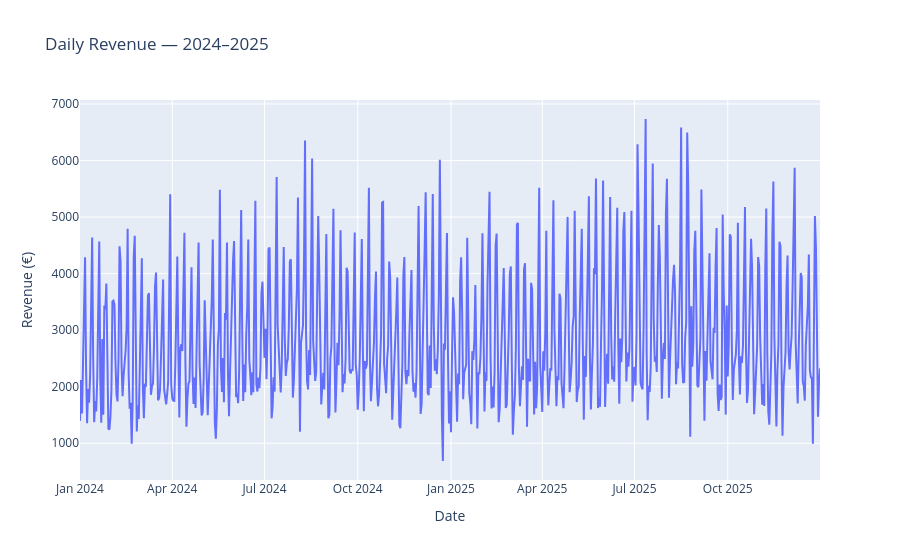

Notebook cell for this chart:
### Code cell
fig = px.line(
    daily_revenue_df,
    x="date",
    y="revenue",
    title="Daily Revenue — 2024–2025",
    labels={
        "date": "Date",
        "revenue": "Revenue (€)"
    }
)

fig.show()

### Figure 1 — Plotly figure (JSON) as saved in the notebook; plotly's stock layout.template omitted (floating-point values rounded to 4 significant figures; data arrays with more than 128 entries replaced by an {"elided": "..."} marker saying what was removed)
{"data": [{"hovertemplate": "Date=%{x}<br>Revenue (€)=%{y}<extra></extra>", "legendgroup": "", "line": {"color": "#636efa", "dash": "solid"}, "marker": {"symbol": "circle"}, "mode": "lines", "name": "", "orientation": "v", "showlegend": false, "type": "scatter", "x": {"elided": "731 str values"}, "xaxis": "x", "y": {"elided": "731 float values"}, "yaxis": "y"}], "layout": {"legend": {"tracegroupgap": 0}, "title": {"text": "Daily Revenue — 2024–2025"}, "xaxis": {"anchor": "y", "domain": [0, 1], "title": {"text": "Date"}}, "yaxis": {"anchor": "x", "domain": [0, 1], "title": {"text": "Revenue (€)"}}}}
